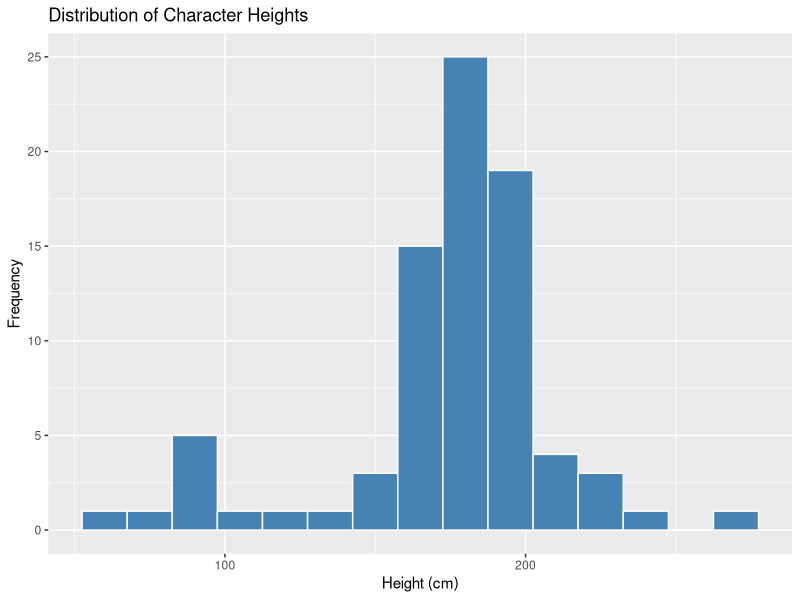
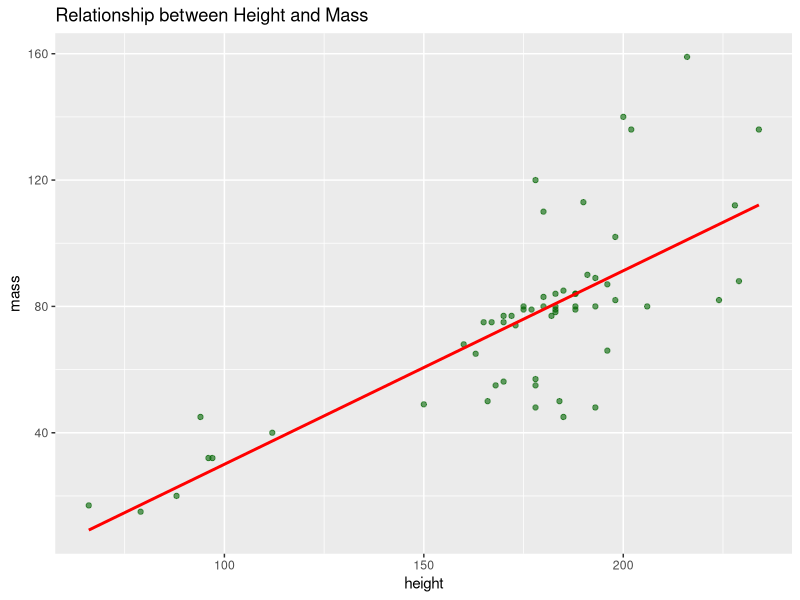
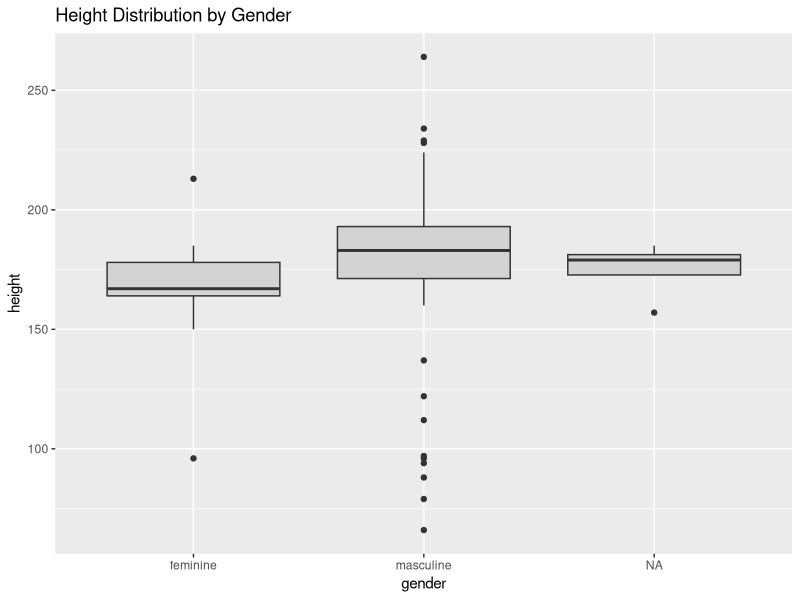

R code for these plots, in order:
## ---- chunk 1
library(tidyverse)

# Analyzing the Star Wars dataset
starwars |>
  drop_na(height) |>
  summarize(
    mean_height = mean(height),
    median_height = median(height),
    sd_height = sd(height)
  )
## ---- chunk 2
ggplot(data = starwars, mapping = aes(x = height)) +
  geom_histogram(binwidth = 15, fill = "steelblue", color = "white") +
  labs(
    title = "Distribution of Character Heights",
    x = "Height (cm)",
    y = "Frequency"
  )
## ---- chunk 3
# Removing the extreme outlier (Jabba the Hutt) for a better view
starwars_filtered <- starwars |> filter(mass < 500)

ggplot(data = starwars_filtered, mapping = aes(x = height, y = mass)) +
  geom_point(color = "darkgreen", alpha = 0.6) +
  geom_smooth(method = "lm", se = FALSE, color = "red") + 
  labs(title = "Relationship between Height and Mass")
## ---- chunk 4
library(tidyverse)
#| warning: false
#| message: false
ggplot(data = starwars, mapping = aes(x = gender, y = height)) +
  geom_boxplot(fill = "lightgray") +
  labs(title = "Height Distribution by Gender")
